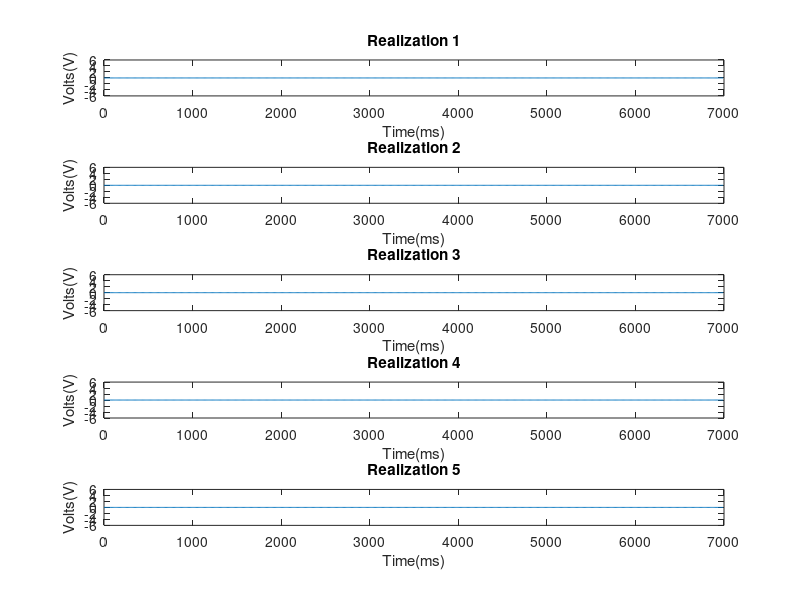
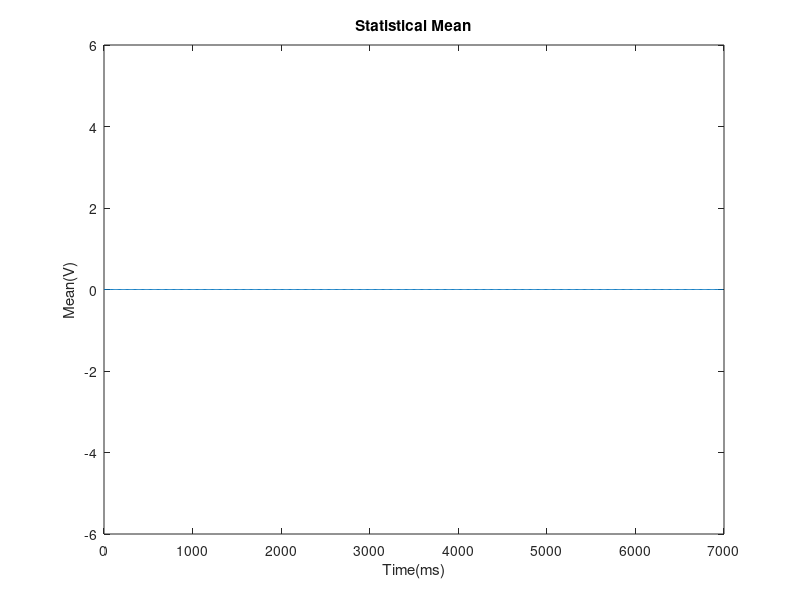
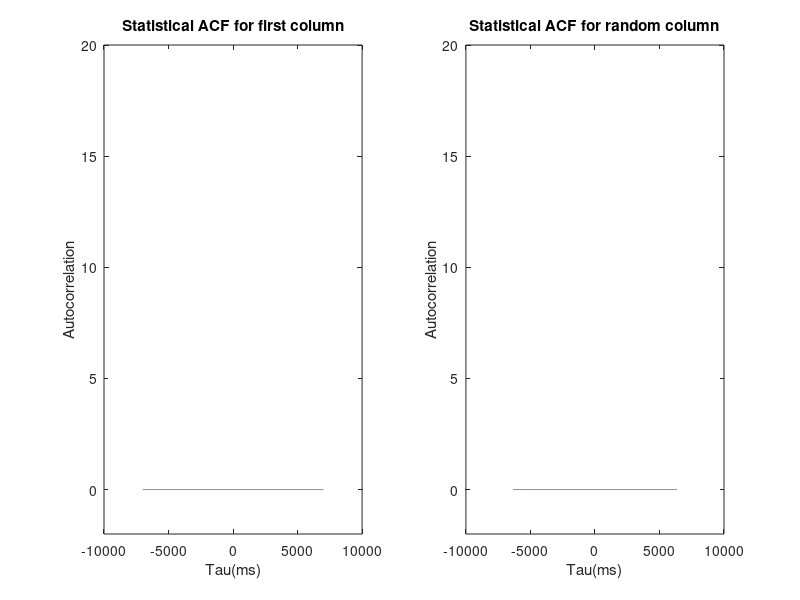

MATLAB code to generate these figures, in order: (Note: this script raises an error after producing the figures.)
%Initialization of variables
A = 4;  %trasmitted voltage level
ensemble_size = 20000;  %number of realizations in the ensemble
num_bits = 100; %number o2f bits in each realization
bit_time = 70;  %pulse width to transmite one bit
sampling_time = 10; %DAC sampling time
num_samples_per_bit = floor(bit_time / sampling_time);  %numbers of samples in on bit (7)
num_samples = num_samples_per_bit*num_bits; %total number of samples in one realization

%Formation of the signals according to the required line code:
%fistly, generating the data as a matrix with nubmer of rows equal to the
%number of realization and number of coloumns represent the bits for each one adding a bit for delay 
data_bits = randi([0,1], ensemble_size, num_bits+1); 
%secondly, generate an empty matrix to store the data after transforming it
%form bits to samples
data_expanded = zeros(ensemble_size, num_samples+num_samples_per_bit);
%thirdly, Determining from the user the type of line coding to sample the bits
Line_code = input("1. Unipolar NRZ\n2. Polar NRZ\n3. Polar RZ\nEnter The Required Line Code: ");
%According to the input, the line code will be chosen
switch Line_code
    case 1  %Unipolar NRZ
        %transmit '0' as 0 and '1' as A
        data_symbols = data_bits * A;
        %transform bits to samples in all the realizations
        for i = 1:ensemble_size
            data_expanded(i,:) = repelem(data_symbols(i,:),num_samples_per_bit);
        end
    case 2  %Polar NRZ
        %transmit '0' as -A and '1' as A
        data_symbols = (2*data_bits-1)*A;
        %transform bits to samples in all the realizations
        for i = 1:ensemble_size
            data_expanded(i,:) = repelem(data_symbols(i,:),num_samples_per_bit);
        end
    case 3  %Polar RZ
        %transmit '0' as -A and '1' as A for the ceil of half the bit
        %period (4 out of 7 in our case)
        for i = 1:ensemble_size
            for j = 1:num_bits+1
                % Index of first sample for current bit
                start_idx = ((j - 1) * num_samples_per_bit) + 1;
                if data_bits(i,j) == 1 % Transmit '1' as +A followed by zero for the remaining bit period
                    data_expanded(i,start_idx:start_idx+floor(num_samples_per_bit/2)) = A;
                else % Transmit '0' as -A followed by zero for the remaining bit period
                    data_expanded(i,start_idx:start_idx+floor(num_samples_per_bit/2)) = -A;
                end
            end
        end       
end

%Adding a random dalay at the start of each realization
%firstly, generating a delay less than the number of samples per bit for all realizations
Td = randi([0,(num_samples_per_bit-1)],ensemble_size,1);
%defining a matrix to store the data after the delay
data = zeros(ensemble_size, num_samples);
%looping on all the realization and store the data from the end of the
%delay until getting all the samples
for i = 1:ensemble_size
    data(i,:)= data_expanded(i, Td(i)+1 : num_samples + Td(i));
end

%Ploting the final Realizations generated
figure('Name','Realizations');
%define a variable (t) represent the x-axis start from 0 and has a value with
%each sampling time until reaching the number of samples-1 as we start from 0 
t = 0:sampling_time:(num_samples-1)*sampling_time;
%looping 5 times to plot first 5 realization
for i = 1 : 5
    %plot the 5 realization in 1 figure inorder in a vertical position
    subplot(5,1,i);
    %set the value of x-axis as (t) and the corresponding y-axis is the generated data
    plot(t, data(i,:)); 
    %set a title for the graph
    str = sprintf("Realization %d",i);
    title(str);
    %set a limets from -6 to 6 on the y-axis
    ylim([-6 6]);
    %setting labels for x-axis and y-axis
    xlabel("Time(ms)");
    ylabel("Volts(V)");
end


%Q1: Getting the statistical Mean
%getting the sum of elements in each column and divided by their numeber which in the
%number of realization to get the mean
stat_mean = sum(data, 1) / ensemble_size;
%plotting the statistical mean
figure ('Name', 'Mean');
plot(t, stat_mean);
title ("Statistical Mean");
ylim([-6,6]);
xlabel("Time(ms)")
ylabel("Mean(V)");

%Q2: Determine if the random process is stationary
%Firstly, to say that the process is stationary, the mean must be constant
%which is previously checked
%Secondly, we will compare autocorrelations to check if it is dependent on 
%the time difference, so we have to get the autocorrelation in Q3 first  
%Q3: Statistical Autocorrelation calculations
%generate an empty matrix to store the result in it
stat_acf = zeros(size(data(1,1:end)));
%loop on the coulmns of the data matrix to multiply the first coloumn by all 
%the other coulmns and take their sum and divided by the number of elemnts
%in that coloumn which is represented by the ensemble size to get the right
%sided autocorrelation from 0 to the number of samples
for i = 1 : num_samples
    stat_acf(1,i) = sum((data(:,1) .* data(:,i))) / ensemble_size;
end
%get the left side by fliping the previously calculated autocorrelation and
%concatenate them to get the final statistical autocorrelation
stat_acf = cat (2, fliplr(stat_acf(2:num_samples)), stat_acf);

%Statistical Autocorrelation for another sample to check stationary
%choose a random number from the first quarter of our samples
random_check = randi([1,floor(num_samples/4)]);
%make an empty matrix to store the result
stat_acf2 = zeros(size(data(1,1:num_samples-random_check)));
%multiply from the random column with its seld and all it's consecutive and 
%divided by the ensemble size to get the autocorrelation for the right side
for i = 0 : num_samples-random_check
    stat_acf2(1,i+1) = sum((data(:,random_check) .* data(:,i+random_check))) / ensemble_size;
end
%flip the previous generated result and concatenate it to get the final
%result
stat_acf2 = cat (2, fliplr(stat_acf2(2:end)), stat_acf2);

%polting the two different statistical autocorrelation to compare them so
%that if they are approximatly the same then the process is stationary
%defining a new variable tau to represent the x-axis
tau = (-num_samples+1)*sampling_time :sampling_time: (num_samples-1)*sampling_time;
%ploting the acf of the first column in the left side of the figure
figure ('Name', 'Stationary check');
subplot(1,2,1);
plot(tau, stat_acf);
title ("Statistical ACF for first column");
ylim([-2,20]);
xlabel("Tau(ms)")
ylabel("Autocorrelation");

tau2 = (-num_samples+random_check)*sampling_time :sampling_time: (num_samples-random_check)*sampling_time;
%ploting the acf of the random column in the left right of the figure
subplot(1,2,2);
plot(tau2, stat_acf2);
title ("Statistical ACF for random column");
ylim([-2,20]);
xlabel("Tau(ms)")
ylabel("Autocorrelation");

%Q4: Time Mean and autocorrelation function for one waveform
%1. Time mean:
%choose a random realization to get it's time mean
random_realization = randi([1,ensemble_size]);
%get the mean by getting the sum of the row of the random realization and
%divided by the number of elements which is represented this time by the
%number of samples
time_mean = sum(data(random_realization,:)) / num_samples;
%replicate the mean over the number of samples to be plotted
time_mean = repelem(time_mean,num_samples);

%2. Time Autocorrelation
%firstly create to empty matrix, one to store the shifted data and the
%other to store the result of the time autocorrelation function
shifted = zeros(size(data(random_realization,:)));
time_acf = zeros(size(data(random_realization,:)));

%secondly, according to the chosen line code a random bit will be chosen
%to be put when the waveform is shifted
switch Line_code
    case 1
        %put A or 0 for Unipolar NRZ
        random_bit = randi([0,1]) * A;
    case 2
        %put A or -A for Polar NRZ
        random_bit = (2*(randi([0,1]))-1)*A;
    case 3
        %put A or -A for Polar RZ
        random_bit = (2*(randi([0,1]))-1)*A;
end
%define a new variable to calculate the number of the sample in the bit (from 1 to 7)
flag = 1; 

%loop on the number of samples to multiply the waveform by itself and
%shifted waveform from being shifted by 1 to the number of samples to cover
%it all
for i = 1 : num_samples
    %firstly store the waveform itself to be initially multiply by itself
    if i == 1
        shifted = data(random_realization,:);
        flag = flag+1; %increment the flag after the first sample in the bit is used
    %check if we are using polar return to zero to add the shifted sample
    %firstly equal to zero for three samples then a random value between A
    %or -A for the 4 remaining samples in the bit
    elseif Line_code==3
        if flag == 1 || flag == 2 || flag == 3
            shifted (2:end) = shifted(1: end-1);
            shifted (1) = 0;
        else
            shifted (2:end) = shifted(1: end-1);
            shifted (1) = random_bit;
        end
        flag = flag+1; % increament the flag each sample to determine its position in the bit
    else
        % for unipolar or polar NRZ the shifted bit will be the random bit
        % that has been set before
        shifted (2:end) = shifted(1: end-1);
        shifted (1) = random_bit;
    end
    
    %multiply the waveform by its shifted version then sum and divide it to get the 
    %acf and then store it 
    time_acf(i) = sum((data(random_realization,:) .* shifted(1:end)), 'all') / num_samples;
    
    %check if the bit has been ended and its 7 samples has already shitfted
    %to generate a new random value
    if mod(i,7) == 0
        switch Line_code
            case 1
                random_bit = randi([0,1]) * A;
            case 2
                random_bit = (2*(randi([0,1]))-1)*A;
            case 3
                random_bit = (2*(randi([0,1]))-1)*A;
        end
        flag = 1;
    end
end
%after getting the right sided acf, flip it and concatenate to get the
%final graph
time_acf = cat (2, fliplr(time_acf(2:num_samples)), time_acf);

%Q5: now we can determine if it is ergodic by comparing the figure of the
%time mean with the statistical mean and the time autocorrelation with the
%statistical autocorrelation if both are equal so we can call it an ergodic
%process
figure ('Name', 'Time mean and autocorrelation');
%plotting the time mean in the left half of the figure
subplot(1,2,1);
plot(t, time_mean);
title ("Time Mean");
ylim([-6,6]);
xlabel("Time(ms)")
ylabel("Mean(V)");
%plotting the time autocorrelation funtion in the other half
subplot(1,2,2);
plot(tau, time_acf);
title ("Time Autocorrelation");
ylim([-2,20]);
xlabel("Tau(ms)")
ylabel("Autocorrelation");

%Q6: calculating bandwidth
%to calculate the bandwindth a graph of the PSD has to be plotted to get
%the bandwidth from it
%firstly, to get the x-axis correctly discribe the value of the frequansy
%a variable k has been defined with the size of our acf and then through
%the equation k*fs/(2*num_samples) we can get the right representaion
k = -num_samples + 1: num_samples - 1;
fs = 100;  %Sampling frequency
figure('Name','PSD');
%on the other hand the y-axis is represented by the absolute value of the
%shifted fast fourier transform of the acf to represent the PSD
plot(k*fs/(2*num_samples),abs(fftshift(fft(stat_acf))));
title("PSD");
%limiting the y-axis in unipolar NRZ as it goes to infinity at frequensy = 0
if Line_code == 1
    ylim([0,150]);
end
xlabel("Frequency(Hz)");
ylabel("PSD");